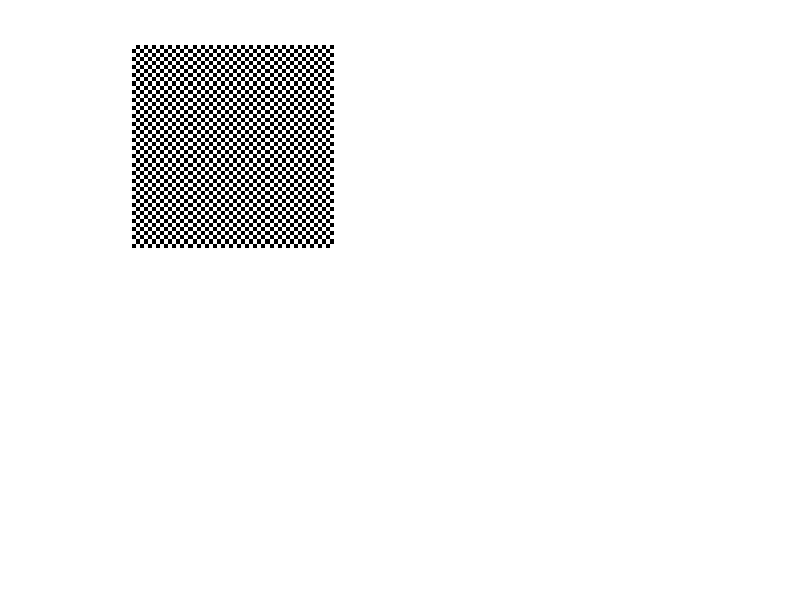

Reproduce this figure in MATLAB.
nbLign = 50 ;
nbcol = 50 ;

mat1 = zeros(nbcol);

for i=1:nbLign 
    for j=1:nbcol
        if mod(i+j,2)==0
            mat1(i,j)=1;
        end 
    end
end
subplot(2,2,1);
imshow(mat1)